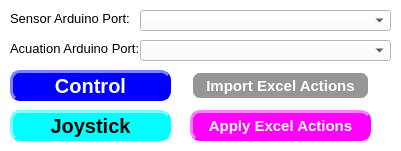
    <widget class="QFrame" name="frame">
     <property name="geometry">
      <rect>
       <x>0</x>
       <y>0</y>
       <width>401</width>
       <height>151</height>
      </rect>
     </property>
     <property name="styleSheet">
      <string notr="true"> color: rgb(0, 0, 0);
 background-color: rgb(255, 255, 255);
font-size: 10pt;</string>
     </property>
     <property name="frameShape">
      <enum>QFrame::NoFrame</enum>
     </property>
     <widget class="QPushButton" name="joystickbutton">
      <property name="geometry">
       <rect>
        <x>10</x>
        <y>110</y>
        <width>161</width>
        <height>31</height>
       </rect>
      </property>
      <property name="styleSheet">
       <string notr="true">QPushButton {
                color: rgb(0, 0, 0);
                background-color: rgb(0, 255, 255);
                border-style: outset;
                border-width: 3px;
                border-radius: 10px;
                border-color: rgb(0, 255, 255);
                min-width: 1em;

                font: bold 20px;
            }
      
            QPushButton:checked {
                color: rgb(0, 0, 0);
                background-color: rgb(255, 0, 0);
                border-style: inset;
                border-width: 3px;
                border-radius: 10px;
                border-color: rgb(255, 0, 0);
                font: bold 21px;
                min-width: 1em;
			  padding-left: 5px;
                padding-top: 5px;
               
            }
            QPushButton:hover {
                background-color: rgb(100, 100, 100);
                color: rgb(255, 255, 255);
                border-color: rgb(100, 100, 100);
                padding-left: 5px;
                padding-top: 5px;
            }</string>
      </property>
      <property name="text">
       <string>Joystick</string>
      </property>
      <property name="checkable">
       <bool>true</bool>
      </property>
     </widget>
     <widget class="QPushButton" name="controlbutton">
      <property name="geometry">
       <rect>
        <x>10</x>
        <y>70</y>
        <width>161</width>
        <height>31</height>
       </rect>
      </property>
      <property name="styleSheet">
       <string notr="true">QPushButton {
                color: rgb(255, 255, 255);
                background-color: rgb(0, 0, 255);
                border-style: outset;
                border-width: 3px;
                border-radius: 10px;
                border-color: rgb(0, 0, 255);
                min-width: 1em;

                font: bold 20px;
            }
      
            QPushButton:checked {
                color: rgb(255, 255, 255);
                background-color: rgb(255, 0, 0);
                border-style: inset;
                border-width: 3px;
                border-radius: 10px;
                border-color: rgb(255, 0, 0);
                font: bold 21px;
                min-width: 1em;
               
            }
            QPushButton:hover {
                background-color: rgb(100, 100, 100);
                color: rgb(255, 255, 255);
                border-color: rgb(0, 255, 0);
                padding-left: 5px;
                padding-top: 5px;
            }</string>
      </property>
      <property name="text">
       <string>Control</string>
      </property>
      <property name="checkable">
       <bool>true</bool>
      </property>
     </widget>
     <widget class="QPushButton" name="import_excel_actions">
      <property name="geometry">
       <rect>
        <x>190</x>
        <y>70</y>
        <width>181</width>
        <height>31</height>
       </rect>
      </property>
      <property name="styleSheet">
       <string notr="true">QPushButton {
                color: rgb(255, 255, 255);
                background-color: rgb(150, 150, 150);
                border-style: outset;
                border-width: 3px;
                border-radius: 10px;
                border-color: rgb(150, 150 150);
                min-width: 1em;
                font: bold 15px;
            }

            QPushButton:hover {
                background-color: rgb(100, 100, 100);
                color: rgb(255, 255, 255);
                border-color: rgb(100, 100, 100);
                padding-left: 5px;
                padding-top: 5px;
            }</string>
      </property>
      <property name="text">
       <string>Import Excel Actions</string>
      </property>
      <property name="checkable">
       <bool>true</bool>
      </property>
     </widget>
     <widget class="QPushButton" name="apply_actions">
      <property name="geometry">
       <rect>
        <x>190</x>
        <y>110</y>
        <width>181</width>
        <height>31</height>
       </rect>
      </property>
      <property name="font">
       <font>
        <pointsize>-1</pointsize>
        <weight>75</weight>
        <italic>false</italic>
        <bold>true</bold>
       </font>
      </property>
      <property name="styleSheet">
       <string notr="true">QPushButton {
                color: rgb(255, 255,255);
                background-color: rgb(255, 0, 255);
                border-style: outset;
                border-width: 3px;
                border-radius: 10px;
                border-color: rgb(255, 0, 255);
                min-width: 1em;
                font: bold 15px;
            }
      
            QPushButton:checked {
                color: rgb(0, 0, 0);
                background-color: rgb(255, 0, 0);
                border-style: inset;
                border-width: 3px;
                border-radius: 10px;
                border-color: rgb(255, 0, 0);
                font: bold 16px;
                min-width: 1em;
			  padding-left: 5px;
                padding-top: 5px;
               
            }
            QPushButton:hover {
                background-color: rgb(100, 100, 100);
                color: rgb(255, 255, 255);
                border-color: rgb(100, 100, 100);
                padding-left: 5px;
                padding-top: 5px;
            }</string>
      </property>
      <property name="text">
       <string>Apply Excel Actions</string>
      </property>
      <property name="checkable">
       <bool>true</bool>
      </property>
     </widget>
     <widget class="QLabel" name="SensingArduinoPortLabel">
      <property name="geometry">
       <rect>
        <x>10</x>
        <y>10</y>
        <width>150</width>
        <height>16</height>
       </rect>
      </property>
      <property name="maximumSize">
       <size>
        <width>150</width>
        <height>25</height>
       </size>
      </property>
      <property name="text">
       <string>Sensor Arduino Port:</string>
      </property>
     </widget>
     <widget class="QComboBox" name="arduino_portbox_receiver">
      <property name="geometry">
       <rect>
        <x>140</x>
        <y>10</y>
        <width>251</width>
        <height>21</height>
       </rect>
      </property>
     </widget>
     <widget class="QLabel" name="ActuationArduinoPortLabel">
      <property name="geometry">
       <rect>
        <x>10</x>
        <y>40</y>
        <width>150</width>
        <height>16</height>
       </rect>
      </property>
      <property name="maximumSize">
       <size>
        <width>150</width>
        <height>25</height>
       </size>
      </property>
      <property name="text">
       <string>Acuation Arduino Port:</string>
      </property>
     </widget>
     <widget class="QComboBox" name="arduino_portbox_sender">
      <property name="geometry">
       <rect>
        <x>140</x>
        <y>40</y>
        <width>251</width>
        <height>21</height>
       </rect>
      </property>
     </widget>
    </widget>
